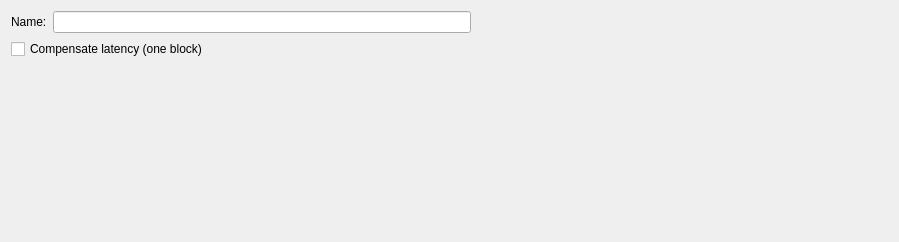
<?xml version="1.0" encoding="UTF-8"?>
<ui version="4.0">
 <class>SendReceive_Plugin_widget</class>
 <widget class="QWidget" name="SendReceive_Plugin_widget">
  <property name="geometry">
   <rect>
    <x>0</x>
    <y>0</y>
    <width>899</width>
    <height>242</height>
   </rect>
  </property>
  <property name="windowTitle">
   <string>Form</string>
  </property>
  <layout class="QGridLayout" name="gridLayout">
   <item row="0" column="0">
    <widget class="QLabel" name="label_1">
     <property name="text">
      <string>Name:</string>
     </property>
    </widget>
   </item>
   <item row="0" column="1">
    <widget class="QLineEdit" name="nameEdit"/>
   </item>
   <item row="1" column="0" colspan="2">
    <widget class="QCheckBox" name="compensate_latency">
     <property name="text">
      <string>Compensate latency (one block)</string>
     </property>
    </widget>
   </item>
   <item row="2" column="0">
    <spacer name="verticalSpacer">
     <property name="orientation">
      <enum>Qt::Vertical</enum>
     </property>
     <property name="sizeHint" stdset="0">
      <size>
       <width>20</width>
       <height>40</height>
      </size>
     </property>
    </spacer>
   </item>
   <item row="0" column="2">
    <spacer name="horizontalSpacer">
     <property name="orientation">
      <enum>Qt::Horizontal</enum>
     </property>
     <property name="sizeHint" stdset="0">
      <size>
       <width>40</width>
       <height>20</height>
      </size>
     </property>
    </spacer>
   </item>
  </layout>
 </widget>
 <resources/>
 <connections/>
</ui>
